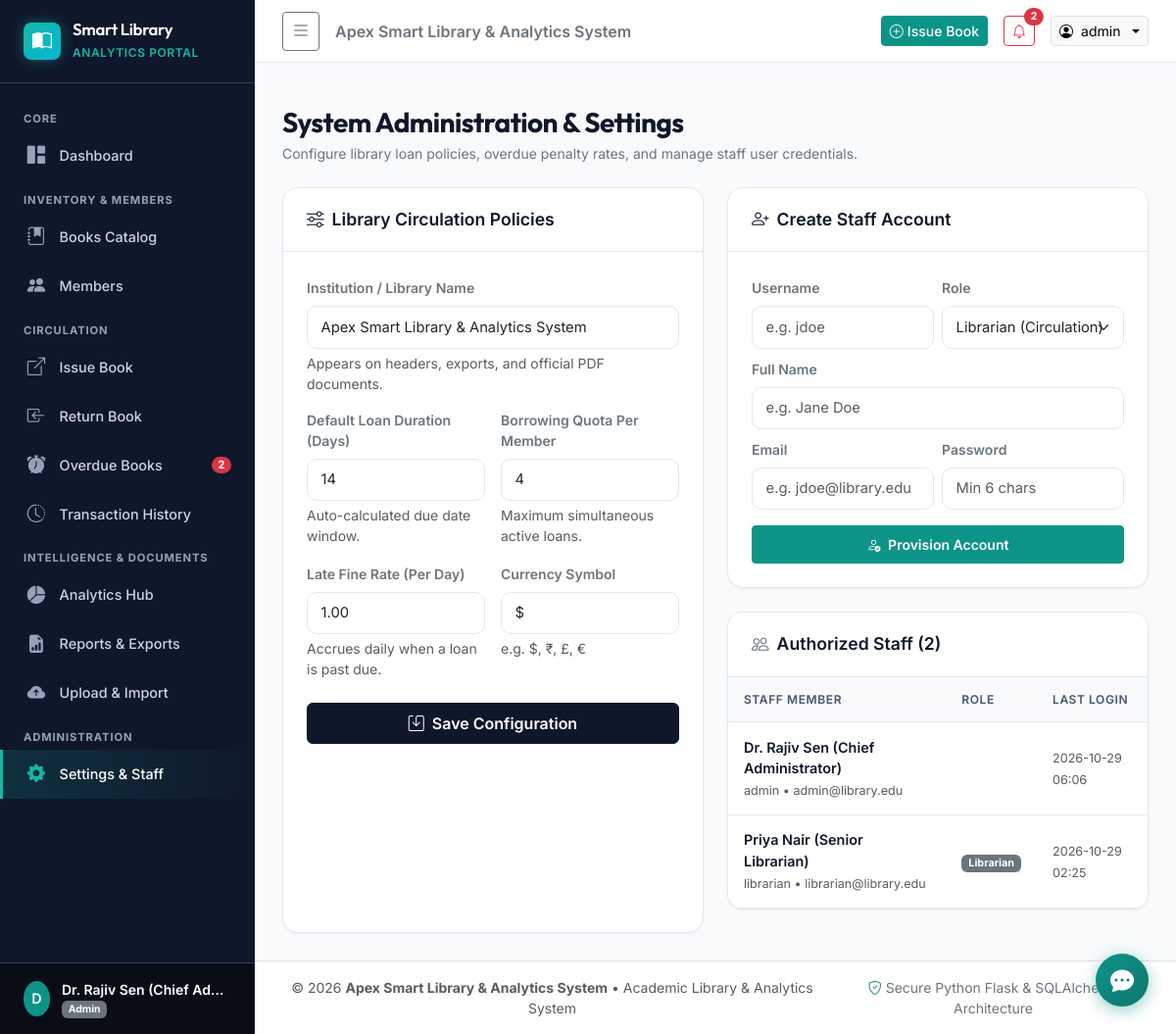
The app's page /settings (signed in), older data.
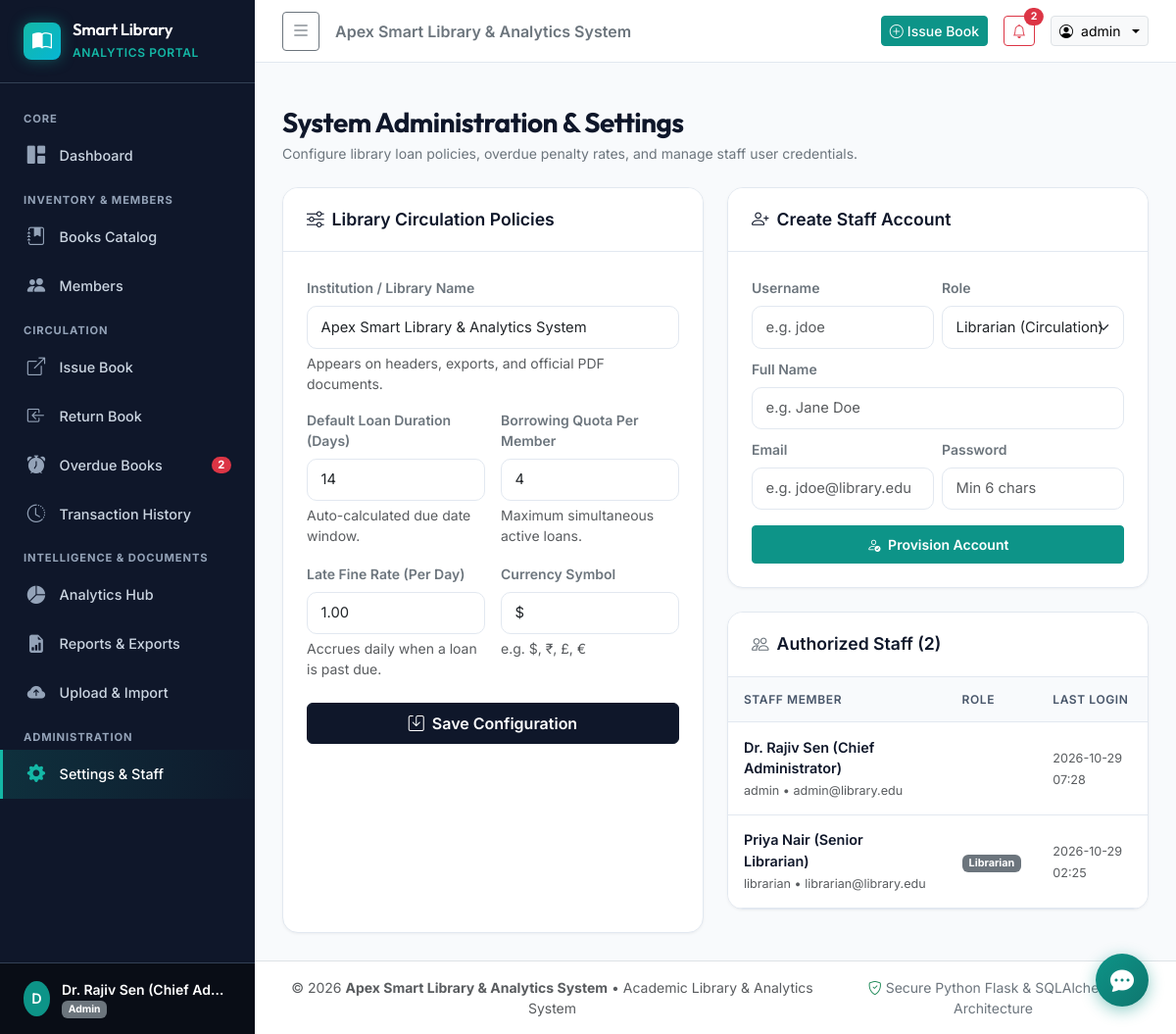
The same page, newer data.
### models/user.py (models this page shows, shortened)
class User(UserMixin, db.Model):
    __tablename__ = 'users'
    id = db.Column(db.Integer, primary_key=True)
    username = db.Column(db.String(64), unique=True, nullable=False, index=True)
    email = db.Column(db.String(120), unique=True, nullable=False, index=True)
    password_hash = db.Column(db.String(256), nullable=False)
    full_name = db.Column(db.String(120), nullable=False)
    role = db.Column(db.String(20), default='librarian', nullable=False)  # 'admin' or 'librarian'
    is_active_account = db.Column(db.Boolean, default=True, nullable=False)
    created_at = db.Column(db.DateTime, default=lambda: datetime.now(timezone.utc))
    last_login = db.Column(db.DateTime, nullable=True)
    @property
    def is_admin(self):
        return self.role == 'admin'
    @property
    def is_active(self):
        return self.is_active_account

### routes/settings.py (the view, shortened to what this page needs)
@settings_bp.route('', methods=['GET', 'POST'])
@login_required
@admin_required
def index():
    settings_dict = {
        'library_name': Setting.get_value('library_name', 'Apex Smart Library & Analytics System'),
        'default_loan_days': Setting.get_int('default_loan_days', 14),
        'fine_rate_per_day': Setting.get_float('fine_rate_per_day', 1.00),
        'max_books_per_member': Setting.get_int('max_books_per_member', 4),
        'currency_symbol': Setting.get_value('currency_symbol', '$')
    }
    staff_users = User.query.order_by(User.role.asc(), User.username.asc()).all()
    return render_template('settings.html', settings=settings_dict, staff_users=staff_users)

### models/setting.py (called while the page is built)
    @classmethod
    def get_value(cls, key, default=None):
        setting = cls.query.filter_by(key=key).first()
        return setting.value if setting else default

    @classmethod
    def get_int(cls, key, default=0):
        val = cls.get_value(key)
        try:
            return int(val) if val is not None else default
        except (ValueError, TypeError):
            return default

    @classmethod
    def get_float(cls, key, default=0.0):
        val = cls.get_value(key)
        try:
            return float(val) if val is not None else default
        except (ValueError, TypeError):
            return default

### models/user.py (called while the page is built)
@login_manager.user_loader
def load_user(user_id):
    return db.session.get(User, int(user_id))

### routes/auth.py (called while the page is built)
def admin_required(f):
    @wraps(f)
    def decorated_function(*args, **kwargs):
        if not current_user.is_authenticated:
            return redirect(url_for('auth.login', next=request.url))
        if not current_user.is_admin:
            flash("Administrator privileges are required to access this resource.", "danger")
            abort(403)
        return f(*args, **kwargs)
    return decorated_function

### templates/settings.html (shortened to what the changed rows need)
{% extends "base.html" %}
{% block content %}
<div class="row g-4">
    <div class="col-lg-6">
        <div class="card card-custom">
            <div class="card-body p-0">
                <div class="table-responsive">
                    <table class="table table-custom mb-0">
                        <thead>
                            <tr>
                                <th>Staff Member</th>
                                <th>Role</th>
                                <th>Last Login</th>
                            </tr>
                        </thead>
                        <tbody>
                            {% for staff in staff_users %}
                            <tr>
                                <td>
                                    <div class="fw-semibold text-navy">{{ staff.full_name }}</div>
                                    <small class="text-muted">{{ staff.username }} &bull; {{ staff.email }}</small>
                                </td>
                                <td>
                                    <span class="badge {% if staff.is_admin %}bg-navy text-white{% else %}bg-secondary text-white{% endif %}">
                                    </span>
                                </td>
                                <td>
                                    <span class="small text-muted">{{ staff.last_login.strftime('%Y-%m-%d %H:%M') if staff.last_login else 'Never' }}</span>
                                </td>
                            </tr>
                            {% endfor %}
                        </tbody>
                    </table>
                </div>
            </div>
        </div>
    </div>
</div>
{% endblock %}

### templates/base.html (shortened to what the changed rows need)
<!DOCTYPE html>
<html lang="en">
<head>
    <link href="https://cdn.jsdelivr.net/npm/bootstrap@5.3.3/dist/css/bootstrap.min.css" rel="stylesheet">
    <link href="https://cdn.jsdelivr.net/npm/bootstrap-icons@1.11.3/font/bootstrap-icons.min.css" rel="stylesheet">
    <link href="{{ url_for('static', filename='css/style.css') }}" rel="stylesheet">
</head>
<body>
    <div id="wrapper">
        {% if current_user.is_authenticated %}
        <nav id="sidebar">
            <div class="sidebar-header">
                <div class="brand-icon">
                    <i class="bi bi-book-half"></i>
                </div>
                <div class="brand-text">
                    <h5>Smart Library</h5>
                    <small>Analytics Portal</small>
                </div>
            </div>
            <div class="sidebar-menu">
                <div class="sidebar-heading">Core</div>
                <a href="{{ url_for('dashboard.index') }}" class="sidebar-link {% if request.endpoint == 'dashboard.index' %}active{% endif %}">
                    <i class="bi bi-grid-1x2-fill"></i>
                    <span>Dashboard</span>
                </a>
                <div class="sidebar-heading">Inventory & Members</div>
                <a href="{{ url_for('books.index') }}" class="sidebar-link {% if request.endpoint and request.endpoint.startswith('books.') %}active{% endif %}">
                    <i class="bi bi-journal-bookmark-fill"></i>
                    <span>Books Catalog</span>
                </a>
                <a href="{{ url_for('members.index') }}" class="sidebar-link {% if request.endpoint and request.endpoint.startswith('members.') %}active{% endif %}">
                    <i class="bi bi-people-fill"></i>
                    <span>Members</span>
                </a>
                <div class="sidebar-heading">Circulation</div>
                <a href="{{ url_for('transactions.issue') }}" class="sidebar-link {% if request.endpoint == 'transactions.issue' %}active{% endif %}">
                    <i class="bi bi-box-arrow-up-right"></i>
                    <span>Issue Book</span>
                </a>
                <a href="{{ url_for('transactions.return_book') }}" class="sidebar-link {% if request.endpoint == 'transactions.return_book' %}active{% endif %}">
                    <i class="bi bi-box-arrow-in-left"></i>
                    <span>Return Book</span>
                </a>
                <a href="{{ url_for('transactions.overdue') }}" class="sidebar-link {% if request.endpoint == 'transactions.overdue' %}active{% endif %}">
                    <i class="bi bi-alarm-fill"></i>
                    <span>Overdue Books</span>
                    {% if global_overdue_count > 0 %}
                    <span class="badge rounded-pill bg-danger">{{ global_overdue_count }}</span>
                    {% endif %}
                </a>
                <a href="{{ url_for('transactions.history') }}" class="sidebar-link {% if request.endpoint == 'transactions.history' %}active{% endif %}">
                    <i class="bi bi-clock-history"></i>
                    <span>Transaction History</span>
                </a>
                <div class="sidebar-heading">Intelligence & Documents</div>
                <a href="{{ url_for('analytics.index') }}" class="sidebar-link {% if request.endpoint and request.endpoint.startswith('analytics.') %}active{% endif %}">
                    <i class="bi bi-pie-chart-fill"></i>
                    <span>Analytics Hub</span>
                </a>
                <a href="{{ url_for('reports.index') }}" class="sidebar-link {% if request.endpoint and request.endpoint.startswith('reports.') %}active{% endif %}">
                    <i class="bi bi-file-earmark-bar-graph-fill"></i>
                    <span>Reports & Exports</span>
                </a>
                <a href="{{ url_for('uploads.index') }}" class="sidebar-link {% if request.endpoint and request.endpoint.startswith('uploads.') %}active{% endif %}">
                    <i class="bi bi-cloud-arrow-up-fill"></i>
                    <span>Upload &amp; Import</span>
                </a>
                {% if current_user.is_admin %}
                <div class="sidebar-heading">Administration</div>
                <a href="{{ url_for('settings.index') }}" class="sidebar-link {% if request.endpoint and request.endpoint.startswith('settings.') %}active{% endif %}">
                    <i class="bi bi-gear-fill"></i>
                    <span>Settings & Staff</span>
                </a>
                {% endif %}
            </div>
            <div class="sidebar-footer">
                <div class="user-profile-badge">
                    <div class="avatar-initials">
                        {{ current_user.full_name[:1].upper() }}
                    </div>
                    <div class="user-info text-truncate">
                        <div class="fw-semibold text-white small text-truncate">{{ current_user.full_name }}</div>
                        <div class="text-muted" style="font-size: 0.75rem;">
                            <span class="badge bg-secondary" style="font-size: 0.65rem;">{{ current_user.role|capitalize }}</span>
                        </div>
                    </div>
                </div>
            </div>
        </nav>
        {% endif %}
        <div id="content">
            {% if current_user.is_authenticated %}
            <header class="topbar">
                <div class="d-flex align-items-center gap-3">
                    <button class="btn btn-sm btn-outline-secondary d-flex align-items-center" id="sidebarToggle" title="Toggle Navigation">
                        <i class="bi bi-list fs-5"></i>
                    </button>
                    <span class="d-none d-md-inline fw-semibold text-secondary">{{ library_name }}</span>
                </div>
                <div class="d-flex align-items-center gap-3">
                    <a href="{{ url_for('transactions.issue') }}" class="btn btn-sm btn-teal d-none d-sm-inline-flex align-items-center gap-1">
                        <i class="bi bi-plus-circle"></i> Issue Book
                    </a>
                    {% if global_overdue_count > 0 %}
                    <a href="{{ url_for('transactions.overdue') }}" class="btn btn-sm btn-outline-danger position-relative" title="Overdue Loans Alert">
                        <i class="bi bi-bell"></i>
                        <span class="position-absolute top-0 start-100 translate-middle badge rounded-pill bg-danger">
                            {{ global_overdue_count }}
                        </span>
                    </a>
                    {% endif %}
                    <div class="dropdown">
                        <button class="btn btn-sm btn-light border dropdown-toggle d-flex align-items-center gap-2" type="button" data-bs-toggle="dropdown">
                            <i class="bi bi-person-circle text-teal"></i>
                            <span class="d-none d-md-inline">{{ current_user.username }}</span>
                        </button>
                    </div>
                </div>
            </header>
            {% endif %}
            <main class="main-container">
                {% block content %}{% endblock %}
            </main>
        </div>
    </div>
    {% include 'chatbot_widget.html' %}
</body>
</html>

Row changes from the older to the newer data that the page shows:
changed User "Dr. Rajiv Sen (Chief Administrator)": last_login "2026-10-29 06:06" → "2026-10-29 07:28"
